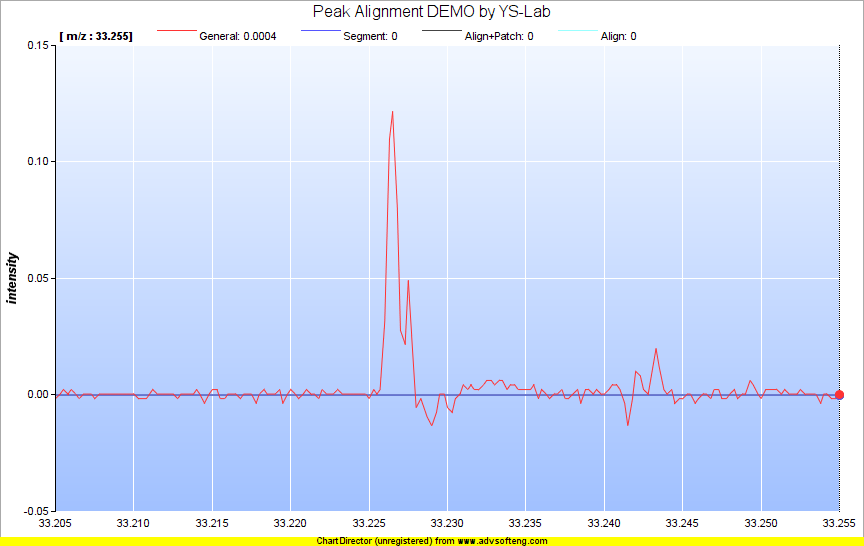
#> input picture images/392_20k_19.14_660ns_33.205-33.255_0.png, 864 x 546 px
$ jupyter execute --allow-errors Supplementary_code_demo.ipynb
#> lines starting #> are read from the running program, lines starting #| are printed output that depends on the picture
### selecting_roi_frame.py
# -*- coding: utf-8 -*-
""" """

import cv2 as cv

class ROISelector():
    def __init__(self, img):
        self.__img = cv.imread(img)       # 原始影像；限傳入影像路徑
        self.__img2 = self.__img.copy()   # 第一個繪圖層 ()
        self.__img3 = self.__img2.copy()  # 第二個繪圖層 (用於顯示即時動畫)
        self.__start_x = None             # 起始點的 x 座標
        self.__start_y = None             # 起始點的 y 座標
        self.__end_x = None               # 結束點的 x 座標
        self.__end_y = None               # 結束點的 y 座標
        self.frame_lists = []             # 儲存選取的 ROI 座標 (起點、終點)
        self.__drawing = False            # 是否正在繪製矩形

    # [72 lines left out: function select_roi_and_draw_frame, not called in this run]

    def roi_selector(self, return_img=False):
        """
        This method displays the image in a window and sets a mouse callback to handle
        the selection of ROIs using the `select_roi_and_draw_frame` method. The user can
        select multiple ROIs by clicking and dragging the mouse. The selection process
        continues until the user presses the "Enter" key.

        Parameters:
        None

        Attributes:
        __img (numpy.ndarray): The image to be displayed for ROI selection.

        Returns:
        self.frame_lists
        """
        cv.imshow(                     # 以如下名稱之視窗開啟，並顯示讀入影像
            'Please select the ROI (one or more); Then press "Enter" to finish.',
            self.__img
            )
        cv.setMouseCallback(
            'Please select the ROI (one or more); Then press "Enter" to finish.',
            self.select_roi_and_draw_frame  # 重要：設定滑鼠回呼函數為上一個自訂函式
            )

        while True:
            if cv.waitKey(0) == 13:  # 當按下 Enter 鍵時
                break
        cv.destroyAllWindows()

        if return_img:
            return self.frame_lists, self.__img2
        else:
            return self.frame_lists

    # [18 lines left out: function reorganize_frame_list, not called in this run]

# [6 lines that do not run on import are left out]

### Supplementary_code_demo.ipynb
# GRC 海報展示補充資料 | 程式碼 DEMO

作者：陳乃禾 (Naiho Chen)

#### 講義重點

- 首先展示兩個主程式：`Signal detector in ROI.py` 以及 `MS_data_plotter.py`
- 分別展示組成此二主程式的各功能元件

再龐大的程式都是由很多小部件所組成的，每一個小小的功能都很重要，儘管它所實現的再簡單都不外如是。這件事在自己著手寫程式解決問題的過程中會有更直接的感受；當然也可能是因為付出了時間去熟悉，我才會有這種想法，希望自己所做的一切是有意義的😆

不論如何，我將展示自己在設計主程式，並解決主要問題的過程中所構思的一些小元件。想了很多的功能，有一些功能元件最後並沒有被添加至最終程式中，都一併把它們放在這個地方展示。那些沒被放進主程式的小元件不一定是什麼失敗的糟糕東西，有些是我基於使用情境、執行效率，或是我花費在專案上的時間等等考量所作出的決定。也就是說，也許加入這些小功能反而能讓我的主程式泛用性更高、更全面，只是我必須為此花費更多時間去規劃程式的流程控制；而目前的使用情境讓我覺得沒有這個必要。

這份 DEMO 講義中的程式碼有經過我重新梳理過，尤其是各段落的說明，希望各位喜歡。

## 主程式：signal_detector_in_roi.py

一般而言，MALDI-TOF-MS 的質譜訊號圖大概會是「橫軸：時間 (或 m/z)」、「縱軸：訊號強度」的形式；在這樣的平面所接收到的原始訊號會形成一個連續的波形圖，而這個波形是由「真實訊號 (signal)」以及「雜訊 (noise)」所組成的；而這個「雜訊」通常會被稱作 baseline。

不過請注意，所謂的「雜訊」在這個使用情境下有兩個層次——除了上述以外，因為這支程式是針對「影像」這種資料格式做處理，因此所謂「雜訊」又有另一層意義或曰來源，即「非訊號的像素點」。最直接的可以往下滑到 Canny edge detection 一節，就可以有最直接的體會。

這支程式所要達成的目標，即透過影像處理，找出指定區域中可能的真實訊號；換句話說，分辨出雜訊中可能存在的訊號。不只是從整張圖片中找出原始信號的像素位置，還要找出哪些部分是 baseline 以外的「訊號」。先透過顏色濾鏡找到原始訊號所在的像素點，再透過使用者手動選取 ROI 來切割訊號以及雜訊。

此程式的輸入和輸出皆為一張圖片；輸出的圖片上標有使用者所選取的 ROI 以及在 ROI 中過濾出來的訊號波。

[cell 1]
# 由此執行 signal_detector_in_roi.py

### 模組一：selecting_roi_frame.py

這是我第一次把寫 python 模組，以為一定要把函式裝進類別中。因此這個模組被我寫的過於複雜了，不太容易閱讀。當然我在下一次嘗試 (`color_filter.py`) 就改掉了這個問題。(將此模組匯入使用的範例在 1-5)

### 模組二：color_filter.py

這一個模組是參考網路上的範例並修改而成的；也斬去了上一個模組中硬要把函式裝進類別裡的奇特執著😌

## 主程式：simple_MS_data_plotter.py

這個程式可以通俗的理解成一個資料視覺化的程式。它可以把質譜儀產生的原始資料畫成圖表，讓使用者非常容易就能夠辨識出突出的訊號在哪裡。

讀取 TOF-MS 原始資料後繪圖；共有「三個滑桿」，以及隨滑桿調整而變動的「三個圖表」。

- 滑桿分別控制：
    1. 時間錨 (time anchor)
    2. 縮放 (zoom)
    3. 訊雜比 (signal ratio)
- 圖表分別為：
    1. 無標註的原始圖 (使用 `plt.plot()`)
    2. 只包含訊號的無標註圖 (使用 `plt.bar()`)
    3. 標記了雜混基線、區間，以及訊號範圍的圖

雖然它只是一個簡單的作圖程式，我也是替它煩惱了好一陣子🧐

其中一個主要的原因是電腦「效能」問題，因為我主要是用筆電來撰寫、測試程式。因此一種可能發生的情況是，儘管我寫的程式沒有任何 BUG，但是同時消耗太多硬體資源了，電腦就當機了...  這個問題就發生在我一開始計劃要一次顯示出隨滑桿調整三種圖表，因為我覺得這樣的程式界面一定會相當酷炫！就像可以調整一個儀表板一般。

不過既然我都這樣說了，想當然爾雖然我完成了程式，卻是一支跑不動的程式 (所以才會有 MS_data_plotter.py 這支程式)。當然我有用實驗室效能較好的桌機測試，雖然有點卡頓，但還是能正常執行的；不過對我來說，提升電腦效能硬幹這個程式並不實際，沒有實用價值。

於是我尋思，既然一次跑三個圖跑不出來，那我就一次只畫一張圖。但是我不想要將程式分成三個分離、單獨執行的部分，除了個人覺得這樣失去了一個整體感之外，也有一點使用方便性的考量；我不希望使用者在畫圖之前還要先決定好要畫哪一張圖——這是一種「探索性資料分析 (EDA)」的想法，雖然沒人明確規定，但我認為，從純數值紀錄的原始資料到視覺化呈現的過程必須要讓資料分析者盡可能多試試不同的參數、圖表類型。這樣來回調適是一個連續的假設與驗證的過程，資料分析者會在者個過程中發現隱藏在撲朔迷離的原始資料中的意義，並漸漸產生自己對資料的洞見。如果到時候還要跳出去執行另一個程式才能畫另一張圖，這個寶貴的探索過程就被打斷了。

為了這樣的理想，我設計了幾個「按鈕」來控制何時該執行某部份的程式。因為同時執行的程式被切成幾個部分了，整個程式即便是在我的筆電上也能執行了，因此我將它命名為 simple_MS_data_plotter.py。當然，新增加了這些按鈕，也就表示我必須在流程控制方面多下一點功夫，這部分也花了我好些時間。畢竟之前沒經驗，我覺得有些地方我也還沒有完全明白，不過至少預想的基本功能都實現了。印象深刻的是在設計 "annotation" 這個按鈕「按第二下時取消先前的註解」的時候，突然不知道該怎麼做！天那，就是把它刪掉而已，噢當然再按一下還要能夠再繼續顯示喔哈哈😆

每每我覺得自己的邏輯沒有問題了，程式總不會如我想像般順利執行。不過呢，反正最後總算是成功了，就恭喜我吧 ^^

[cell 2]
# 由此執行 MS_signal_detector.py
# 它似乎不能在我本地的 jupyter notebook 中執行
# 只能在終端機中直接執行此腳本
# 不過我不確定 google colab 是否可以執行
# 因此我還是將其放在這裡
# 只是提醒大家若發現無法執行，那可能是因為這個原因

## `signal_detector_in_roi.py` 的其他相關元件

### 1-1 OpenCV 讀取檔案的基礎語法

[cell 3]
# image read by cv2

import cv2 as cv

img = cv.imread(
    "./images/392_20k_19.14_660ns_33.205-33.255_0.png",
    cv.IMREAD_UNCHANGED
    )
#> img is the input picture: shape (546, 864, 3); mean B, G, R 247.5, 224.6, 211.6

cv.imshow("Display window", img)
k = cv.waitKey(0) # Wait for a keystroke in the window
#> (key Esc is pressed here)
cv.destroyAllWindows()

### 1-2 顏色選取器

原本的想法是，為了因應圖表的多元性，不同的圖表來源標示訊號的顏色可能不同。對使用者來說，「所見即所得」應該是最方便、直覺的。因此我希望透過這個顏色選取器讓使用者直接選取他們所認為的訊號顏色，接著程式就會依據使用者所選取得像素點顏色，製作出過濾掉其他顏色的影像濾鏡，進而篩選出使用者所認為的「訊號」像素點。

後來這個功能沒有被我加入最終程式的原因是，實驗室告訴我他寫的繪圖程式所輸出的圖表格式都相同；因此我認為既然暫時不會遇到需要應付不同圖表樣式的狀況，那麼我只要找到一組最佳的參數來篩選出訊號圖形，並將其設為預設即可。否則相同的圖表樣式如果每處理一張圖片都要求使用者重新設定參數實在也是挺惱人的。

[cell 4]
# Use OpenCV to display a picture and draw a circle on the picture when the mouse moves.
#  When the mouse clicks, the color of the clicked position is displayed.


import cv2 as cv

img = cv.imread("./images/392_20k_19.14_660ns_33.205-33.255_0.png",
    cv.IMREAD_UNCHANGED)

# [12 lines left out: function show_xy, not called in this run]

cv.imshow('select the color', img)
cv.setMouseCallback('select the color', show_xy)    # 設定滑鼠回呼函數

cv.waitKey(0)
cv.destroyAllWindows()

### 1-3 透過 Tkinter 和 Pillow 實現 ROI 的選取功能

這段代碼使用 Tkinter 和 PIL 庫來建立一個 GUI 應用程式，允許使用者在載入的圖片上選取感興趣區域 (ROI)，並取得起點和終點座標。

最後被我棄用了，原因是透過這個方法所取得的 ROI 座標，是描述游標在 Tkinter 圖版的座標；但我無法確定這是否與圖片本身像素的位置有固定的關係。

舉例來說，我不知道 Tkinter 告訴我的座標 (1, 0) 是否代表影像左邊數來第二個、上面數來第一個像素點。

另一個原因是我後來發現，OpenCV 本身的函式庫就可以實現我想要的功能了，沒必要再多引入更多函式庫。

[cell 5]
import tkinter as tk
from tkinter import filedialog
from PIL import Image, ImageTk

class ROISelector:
    def __init__(self, root):
        self.root = root
        self.canvas = tk.Canvas(root, cursor="cross")  # 建立畫布，並設定游標為十字形
        self.canvas.pack(fill="both", expand=True)  # 畫布填滿整個視窗
        self.rect = None  # 用於儲存選取區塊的矩形
        self.start_x = None  # 起始點的 x 座標
        self.start_y = None  # 起始點的 y 座標
        self.end_x = None  # 結束點的 x 座標
        self.end_y = None  # 結束點的 y 座標
        self.image = None  # 用於儲存載入的圖片
        self.image_id = None  # 用於儲存圖片在畫布上的 ID

        # 綁定滑鼠事件
        self.canvas.bind("<ButtonPress-1>", self.on_button_press)  # 滑鼠按下事件
        self.canvas.bind("<B1-Motion>", self.on_mouse_drag)  # 滑鼠拖曳事件
        self.canvas.bind("<ButtonRelease-1>", self.on_button_release)  # 滑鼠釋放事件

        self.load_image()  # 載入圖片

    def load_image(self):
        file_path = filedialog.askopenfilename()  # 打開檔案選擇對話框
#> the answer given: images/392_20k_19.14_660ns_33.205-33.255_0.png
        if not file_path:
            return  # 如果沒有選擇檔案，則返回
        self.image = Image.open(file_path)  # 開啟選擇的圖片
        self.tk_image = ImageTk.PhotoImage(self.image)  # 將圖片轉換為 Tkinter 可顯示的格式
        self.image_id = self.canvas.create_image(0, 0, anchor="nw", image=self.tk_image)  # 在畫布上顯示圖片
        self.canvas.config(scrollregion=self.canvas.bbox(tk.ALL))  # 設定畫布的滾動區域

    # [16 lines left out: functions on_button_press, on_mouse_drag, on_button_release, not called in this run]

    def get_roi_coordinates(self):
        return self.start_x, self.start_y, self.end_x, self.end_y

if __name__ == "__main__":
    root = tk.Tk()  # 建立主視窗
    app = ROISelector(root)  # 建立 ROISelector 類別的實例
    root.mainloop()  # 開始主事件迴圈

    ## 在主事件迴圈結束後，取得 ROI 座標
    x0, y0, x1, y1 = app.get_roi_coordinates()
    print(f"Coordinates: ({x0}, {y0}) to ({x1}, {y1})")

### 1-4 取得 ROI 座標 (起點、終點) 的基本方式

可以在 `selecting_roi_frame.py` 中找到類似的部分，因為我是用一樣的邏輯去撰寫模組的。

[cell 6]
# Road the image through cv2 and let the user select the ROI


import cv2 as cv

img = cv.imread("./images/392_20k_19.14_660ns_33.205-33.255_0.png",
    cv.IMREAD_UNCHANGED)

# [26 lines left out: function select_roi_and_draw, not called in this run]

cv.imshow('select the ROI', img)
cv.setMouseCallback('select the ROI', select_roi_and_draw)    # 設定滑鼠回呼函數

cv.waitKey(0)
cv.destroyAllWindows()

### 1-5 將 `selecting_roi_frame.py` 當作模組匯入使用的方法

[cell 7]
# The method of remitting and using the module selecting_roi_frame

import cv2 as cv
import selecting_roi_frame as srf

img = "./images/392_20k_19.14_660ns_33.205-33.255_0.png"

img_roi = srf.ROISelector(img)
frame_list, return_img = img_roi.roi_selector(return_img=True)
#> (key Esc is pressed here)

#> (the rest of this cell did not finish here and is left out)

### 1-6 Canny edge detection 演算法

[cell 8]
# Detect edges on images

# The edge of the graphic can be successfully detected,
#  but it contains redundant details (such as auxiliary grids, text, etc.);
#  I hope to only perform edge detection on a certain color.
# (也就是說，對已過濾顏色的圖片，於 ROI 中進行邊緣偵測，並將邊緣凸顯於原圖中)


import cv2 as cv

img = cv.imread("./images/392_20k_19.14_660ns_33.205-33.255_0.png",
    cv.IMREAD_UNCHANGED)

gray = cv.cvtColor(img, cv.COLOR_BGR2GRAY)
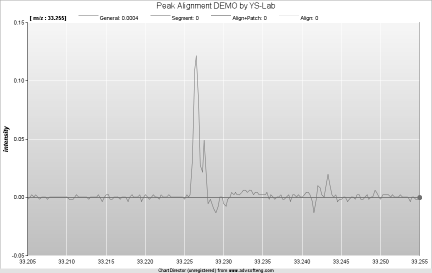
#> gray: shape (546, 864) (shown at 1/2 size); min 0, max 255, mean 223.4
edges = cv.Canny(gray, 100, 200)
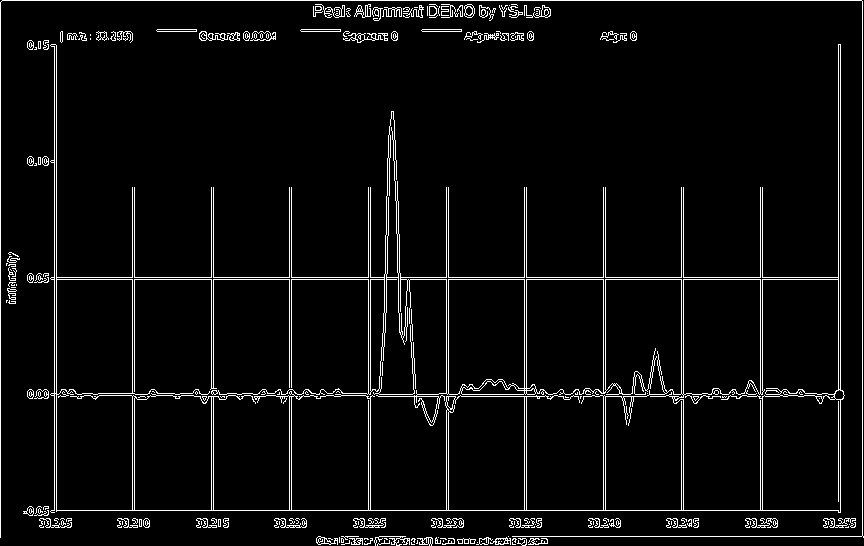
#> edges: shape (546, 864); 4.6% white in thin lines or dots

cv.imshow("Display window", edges)
k = cv.waitKey(0)
#> (key Esc is pressed here)
cv.destroyAllWindows()

### 1-7 將 BGR 物件轉成 HSV 物件的方法

[cell 9]
import numpy as np
import cv2 as cv

pixel = np.zeros((200,200,3), np.uint8)
pixel[:,:] = [60,60,255]

imshow = cv.imshow('pixel', pixel)
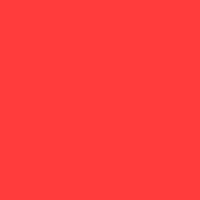
#> window 'pixel': shape (200, 200, 3); mean B, G, R 60, 60, 255
cv.waitKey(0)
cv.destroyAllWindows()

pixel = cv.cvtColor(pixel, cv.COLOR_BGR2HSV)
#> pixel: shape (200, 200, 3); mean H, S, V 0, 195, 255
imshow = cv.imshow('pixel', pixel)
cv.waitKey(0)
cv.destroyAllWindows()

## `simple_MS_data_plotter.py` 的其他相關元件

細心的你或許發現，這支程式我並沒有將主程式裡的函式分離出來寫成模組。也因此如果你去看兩之主程式的原始碼的話會發現，`signal_detector_in_roi.py` 的可讀性比 `simple_MS_data_plotter.py` 還要好，後者好像塞了一堆東西，沒辦法一眼看出這個程式的功能。

我會試著把函式分離出來變成模組的原因是因為我聽說那些很會寫 python 的大神都會這樣做，目的是方便程式管理，以前寫過的函式可以在其他地方 import 使用，並且大大減少主程式的長度，相當地提升可讀性。回頭比較這兩個主程式的程式碼應該會有所體會。

那為何我在撰寫 `simple_MS_data_plotter.py` 時沒有這樣做呢？主要是我不知道該怎麼做👻 因為這支程式很大一部分都是在設定這個物件 (比如圖板、按鈕、滑桿) 的尺寸、位置，然後就是調整它們時會觸發什麼行為等等。我不確定這樣的內容移到外部模組去是否合適，因為對我來說這種「基本設定」，包含流程控制等似乎就是應該放在主程式去做設定的，畢竟它們似乎不太像什麼可以重複利用的「方法」。

### 2-1 stack overflow 上的 ["time-series segmentation in python"](https://stackoverflow.com/questions/60020521/time-series-segmentation-in-python)

[cell 10]
import numpy as np
from matplotlib import pyplot as plt

# 定義產生噪音數據的函數
def function(x, noise):
    y = np.sin(7*x + 2) + noise
    return y

def function2(x, noise):
    y = np.sin(6*x + 2) + noise
    return y

# 產生隨機噪音數據
noise = np.random.uniform(low=-0.3, high=0.3, size=(100,))

# 產生 x 軸數據
x_line0 = np.linspace(1.95, 2.85, 100)
y_line0 = function(x_line0, noise)
x_line = np.linspace(0, 1.95, 100)
x_line2 = np.linspace(2.85, 3.95, 100)
x_pik = np.linspace(3.95, 5, 100)
y_pik = function2(x_pik, noise)
x_line3 = np.linspace(5, 6, 100)

# 合併噪音數據
x = np.linspace(0, 6, 500)
y = np.concatenate((noise, y_line0, noise, y_pik, noise), axis=0)

# 繪製數據
noise_band = 1.1
top_noise = y.mean() + noise_band * np.amax(noise)
bottom_noise = y.mean() - noise_band * np.amax(noise)
fig, ax = plt.subplots()
ax.axhline(y=y.mean(), color='red', linestyle='--')  # 繪製平均值的水平線
ax.axhline(y=top_noise, linestyle='--', color='green')  # 繪製噪音上限的水平線
ax.axhline(y=bottom_noise, linestyle='--', color='green')  # 繪製噪音下限的水平線
ax.plot(x, y)  # 繪製數據曲線

# 定義分割數據的函數
def split(arr, cond):
    return [arr[cond], arr[~cond]]

# 找到低於噪音下限的數據索引
botom_data_indexes = np.argwhere(y < bottom_noise)
# 根據 x 軸值分割數據
splitted_bottom_data = split(botom_data_indexes, botom_data_indexes < np.argmax(x > 3))

# 找到高於噪音上限的數據索引
top_data_indexes = np.argwhere(y > top_noise)
# 根據 x 軸值分割數據
splitted_top_data = split(top_data_indexes, top_data_indexes < np.argmax(x > 3))

# 獲取第一個信號範圍
first_signal_start = np.amin(splitted_bottom_data[0])
first_signal_end = np.amax(splitted_top_data[0])

# 獲取第一個信號的 x 軸索引
x_first_signal = np.take(x, [first_signal_start, first_signal_end])
ax.axvline(x=x_first_signal[0], color='orange')  # 繪製第一個信號起點的垂直線
ax.axvline(x=x_first_signal[1], color='orange')  # 繪製第一個信號終點的垂直線

# 獲取第二個信號範圍
second_signal_start = np.amin(splitted_top_data[1])
second_signal_end = np.amax(splitted_bottom_data[1])

# 獲取第二個信號的 x 軸索引
x_second_signal = np.take(x, [second_signal_start, second_signal_end])
ax.axvline(x=x_second_signal[0], color='orange')  # 繪製第二個信號起點的垂直線
ax.axvline(x=x_second_signal[1], color='orange')  # 繪製第二個信號終點的垂直線

plt.show()  # 顯示圖表
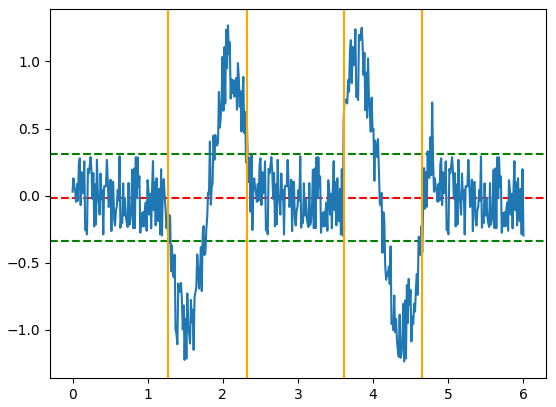
#> figure drawn by matplotlib, 1 panel

### 2-2 matplotlib 基本繪圖

如果單純是要在同一個圖版上繪製多個圖形 (共用座標軸)，簡單使用 matplotlib 的 plot 函數即可

[cell 11]
import numpy as np
import matplotlib.pyplot as plt

x = np.linspace(0, 10, 100)
y1 = np.sin(x)
y2 = np.cos(x)

plt.plot(x, y1, label='sin(x)')  # 繪製第一條曲線
plt.plot(x, y2, label='cos(x)')  # 繪製第二條曲線
plt.axhline(y=0, color='r', linestyle='--')  # 添加水平線
plt.axvline(x=5, color='g', linestyle='--')  # 添加垂直線
plt.legend()
plt.show()
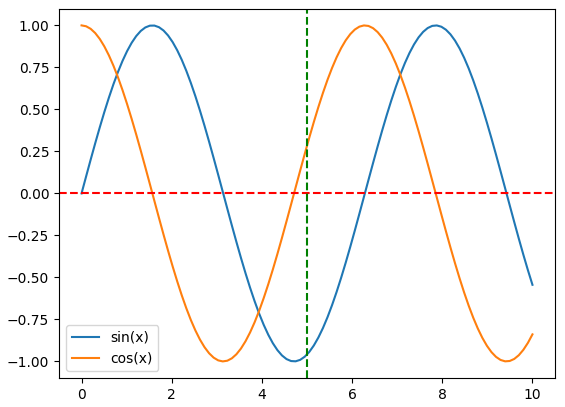
#> figure drawn by matplotlib, 1 panel; curve peaks at x = 7.88, y = 1; curve peaks at x = 0, y = 1

### 2-3 subplot() 函數

但是如果是要繪製多個不同座標軸的圖表在同一個圖版上，就必須用到 subplot() 函式。這個函式能夠讓我們先排版多個圖表的位置，接著再一一設定圖表內容。

[cell 12]
import numpy as np
import matplotlib.pyplot as plt

x = np.linspace(0, 10, 100)
y1 = np.sin(x)
y2 = np.cos(x) + 100

fig, (ax1, ax2) = plt.subplots(2, 1)  # 創建兩個子圖，垂直排列
fig.set_size_inches(10, 6)  # 設置圖形大小
fig.suptitle('My Figure Title')  # 設置圖形標題

ax1.plot(x, y1)  # 在第一個子圖上繪製 sin(x)
ax1.set_title('sin(x)')  # 設置第一個子圖的標題

ax2.plot(x, y2)  # 在第二個子圖上繪製 cos(x)
ax2.set_title('cos(x)')  # 設置第二個子圖的標題

# fig.tight_layout()  # 自動調整子圖間距，並保留標題空間
# fig.subplots_adjust(left=0.1, right=0.9, top=0.9, bottom=0.1, hspace=0.4, wspace=0.4)  # 手動調整子圖之間的間距

# fig.savefig('my_figure.png')  # 將圖形保存為 PNG 文件

plt.show()  # 顯示圖表
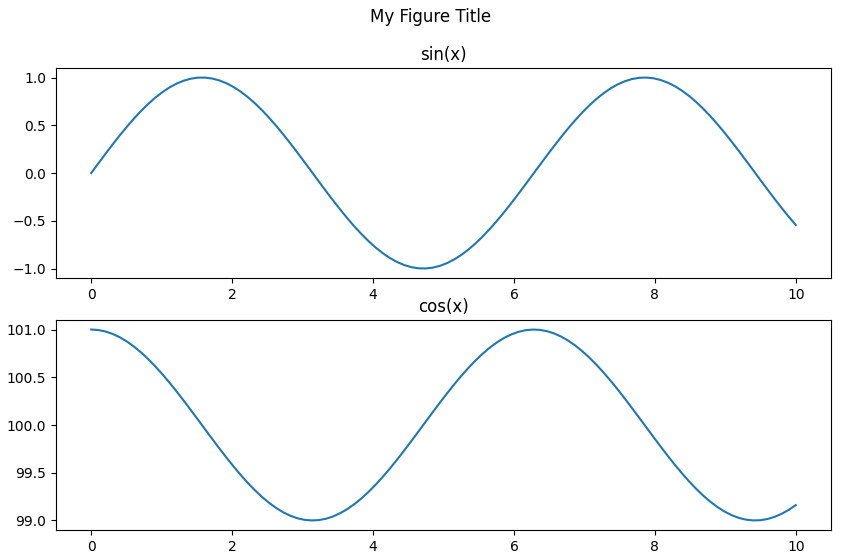
#> figure drawn by matplotlib, 2 panels; panel 1: curve peaks at x = 7.88, y = 1; panel 2: curve peaks at x = 0, y = 101

#### Ps. 圖版排版的方法

注意以下 `fig, ((ax1, ax2), (ax3, ax4)) = plt.subplots(2, 2)` 中 ax1 ~ ax4 分別對應到那一張圖？

[cell 13]
import numpy as np
import matplotlib.pyplot as plt

x = np.linspace(0, 10, 100)
y1 = np.sin(x)
y2 = np.cos(x)
y3 = np.tan(x)
y4 = np.exp(x)

fig, ((ax1, ax2), (ax3, ax4)) = plt.subplots(2, 2)  # 創建 2x2 的子圖佈局

ax1.plot(x, y1)  # 在 ax1 上繪製 sin(x)
ax1.set_title('sin(x)')

ax2.plot(x, y2)  # 在 ax2 上繪製 cos(x)
ax2.set_title('cos(x)')

ax3.plot(x, y3)  # 在 ax3 上繪製 tan(x)
ax3.set_title('tan(x)')

ax4.plot(x, y4)  # 在 ax4 上繪製 exp(x)
ax4.set_title('exp(x)')

plt.tight_layout()  # 自動調整子圖間距
plt.show()  # 顯示圖表
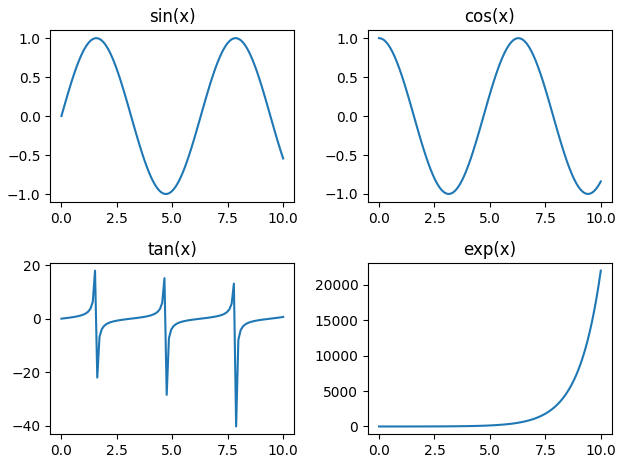
#> figure drawn by matplotlib, 4 panels; panel 1: curve peaks at x = 7.88, y = 1; panel 2: curve peaks at x = 0, y = 1; panel 3: curve peaks at x = 1.52, y = 17.95; panel 4: curve peaks at x = 10, y = 22026.5
